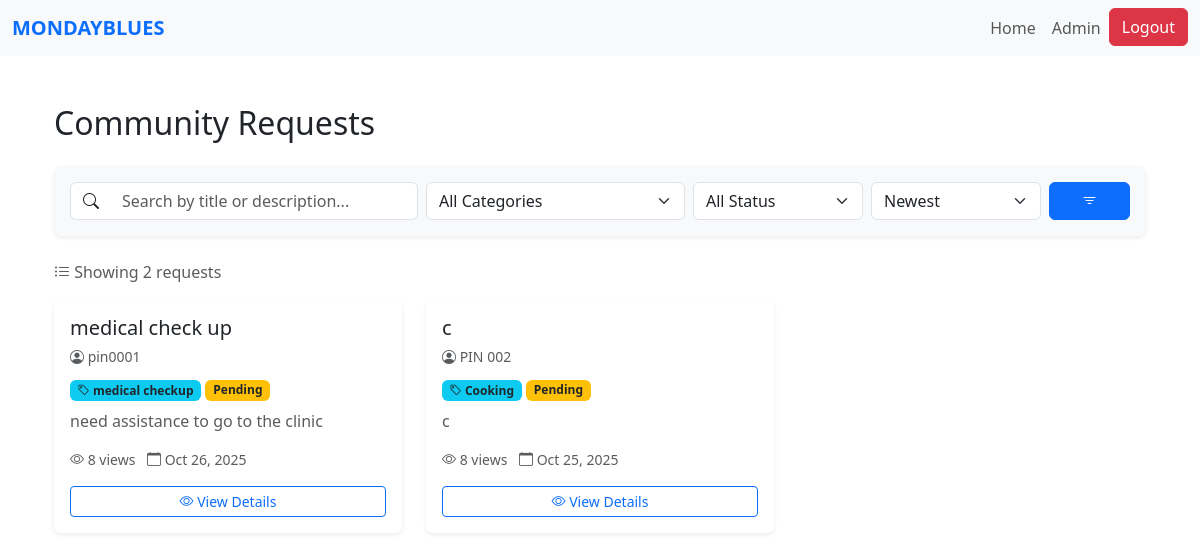
Page / (signed in) on the earlier database version.
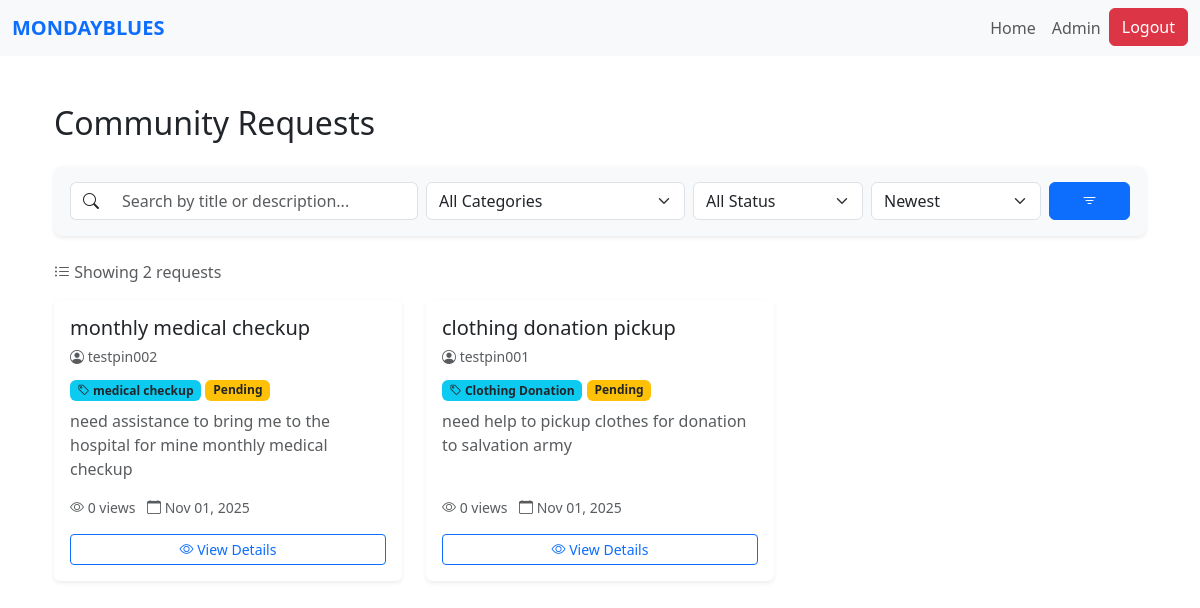
Same page on the later database version.
### website/models.py (models this page shows)
class Request(db.Model):
    id = db.Column(db.Integer, primary_key=True)
    title = db.Column(db.String(150), nullable=False)
    description = db.Column(db.Text, nullable=False)
    category_id = db.Column(db.Integer, db.ForeignKey('category.id'), nullable=False)
    category = db.relationship('Category', backref='requests')
    status = db.Column(db.String(20), default='Pending')  # Pending, Accepted, Completed
    scheduled_datetime = db.Column(db.DateTime, nullable=False)
    view_count = db.Column(db.Integer, default=0)
    date_created = db.Column(db.DateTime, default=datetime.utcnow)
    user_id = db.Column(db.Integer, db.ForeignKey('user.id'), nullable=False)
    volunteer_id = db.Column(db.Integer, db.ForeignKey('volunteer.id'), nullable=True)
    user = db.relationship('User', backref=db.backref('requests', lazy=True, cascade='all, delete-orphan'), lazy=True)
    volunteer = db.relationship('Volunteer', backref=db.backref('assigned_requests', lazy=True), lazy=True)

class User(db.Model, UserMixin):
    id = db.Column(db.Integer, primary_key=True)
    name = db.Column(db.String(150))
    email = db.Column(db.String(150), unique=True)
    password = db.Column(db.String(150))
    date_created = db.Column(db.DateTime(timezone=True), default=func.now())
    role = db.Column(db.String(50), default='PIN')
    status = db.Column(db.String(20), default='Pending')  # Pending, Approved, Suspended
    """    total_rating = db.Column(db.Float, default=0)
    num_ratings = db.Column(db.Integer, default=0)

    def update_rating(self, new_rating: float):
        #Update overall CSR rating with a new rating value.
        if self.num_ratings == 0:
            self.total_rating = new_rating
        else:
            self.total_rating = ((self.total_rating * self.num_ratings) + new_rating) / (self.num_ratings + 1)
        self.num_ratings += 1"""

class Category(db.Model):
    id = db.Column(db.Integer, primary_key=True)
    name = db.Column(db.String(100), unique=True, nullable=False)
    description = db.Column(db.String(250))
    date_created = db.Column(db.DateTime, default=datetime.utcnow)

### website/views.py (the view, shortened to what this page needs)
@views.route('/')
def home():
    if not current_user.is_authenticated:
        return redirect(url_for('auth.login'))
    categories = Category.query.order_by(Category.name).all()
    search_query = request.args.get('q', '').strip()
    category_filter = request.args.get('category', '')
    status_filter = request.args.get('status', '')
    sort_by = request.args.get('sort', 'newest')
    query = Request.query
    if category_filter:
        query = query.join(Category).filter(Category.name == category_filter)
    if status_filter:
        query = query.filter(Request.status == status_filter)
    if sort_by == 'oldest':
        query = query.order_by(Request.date_created.asc())
    elif sort_by == 'views':
        query = query.order_by(Request.view_count.desc())
    elif sort_by == 'title':
        query = query.order_by(Request.title.asc())
    else:  # newest (default)
        query = query.order_by(Request.date_created.desc())
    requests = query.all()
    return render_template(
        'home.html',
        user=current_user,
        requests=requests,
        categories=categories
    )

### website/templates/home.html (shortened to what this page needs)
{% extends "base.html" %}
{% block content %}
<div class="container my-5">
  <div class="d-flex justify-content-between align-items-center mb-4">
    <h2 class="mb-0">Community Requests</h2>
  </div>
  <form method="GET" action="{{ url_for('views.home') }}" class="bg-light p-3 rounded-3 mb-4 shadow-sm">
    <div class="row g-2 align-items-center">
      <div class="col-md-4">
        <div class="input-group">
          <span class="input-group-text bg-white border-end-0">
            <i class="bi bi-search"></i>
          </span>
          <input
            type="text"
            class="form-control border-start-0"
            name="q"
            placeholder="Search by title or description..."
            value="{{ request.args.get('q', '') }}"
          >
        </div>
      </div>
      <div class="col-md-3">
        <select class="form-select" name="category" onchange="this.form.submit()">
          <option value="">All Categories</option>
        </select>
      </div>
      <div class="col-md-2">
        <select class="form-select" name="status" onchange="this.form.submit()">
          <option value="">All Status</option>
        </select>
      </div>
      <div class="col-md-2">
        <select class="form-select" name="sort" onchange="this.form.submit()">
          <option value="newest" {% if request.args.get('sort')=='newest' %}selected{% endif %}>Newest</option>
        </select>
      </div>
      <div class="col-md-1">
        <button type="submit" class="btn btn-primary w-100">
          <i class="bi bi-filter"></i>
        </button>
      </div>
    </div>
  </form>
  {% if requests %}
    <p class="text-muted mb-3">
      <i class="bi bi-list-ul"></i> Showing {{ requests|length }} request{% if requests|length != 1 %}s{% endif %}
    </p>
  {% endif %}
  <div class="row g-4">
    {% if requests %}
      {% for req in requests %}
        {% if req.user.status != "Suspended" %}
          <div class="col-md-4">
            <div class="card h-100 border-0 shadow-sm hover-shadow transition">
              <div class="card-body d-flex flex-column">
                <div class="mb-2">
                  <h5 class="card-title text-dark mb-1">{{ req.title }}</h5>
                  <small class="text-muted">
                    <i class="bi bi-person-circle"></i> {{ req.user.name }}
                  </small>
                </div>
                <div class="mb-2">
                  <span class="badge bg-info text-dark">
                    <i class="bi bi-tag"></i> {{ req.category.name }}
                  </span>
                  <span class="badge
                    {% if req.status == 'Pending' %}bg-warning text-dark
                    {% elif req.status == 'Assigned' %}bg-primary
                    {% elif req.status == 'Accepted' %}bg-success
                    {% elif req.status == 'Completed' %}bg-secondary
                    {% else %}bg-light text-dark{% endif %}
                  ">
                    {{ req.status }}
                  </span>
                </div>
                <p class="text-muted flex-grow-1">
                  {{ req.description[:100] }}{% if req.description|length > 100 %}...{% endif %}
                </p>
                <div class="text-muted small mb-3">
                  <i class="bi bi-eye"></i> {{ req.view_count }} views
                  <span class="ms-2">
                    <i class="bi bi-calendar"></i> {{ req.date_created.strftime('%b %d, %Y') }}
                  </span>
                </div>
                <div class="mt-auto">
                  {% if current_user.is_authenticated and req.user_id == current_user.id %}
                    <div class="btn-group w-100" role="group">
                      <a href="{{ url_for('views.view_request', id=req.id) }}" class="btn btn-outline-secondary btn-sm">
                        <i class="bi bi-eye"></i> View
                      </a>
                      <a href="{{ url_for('views.edit_request', id=req.id) }}" class="btn btn-primary btn-sm">
                        <i class="bi bi-pencil"></i> Edit
                      </a>
                      <form action="{{ url_for('csr.delete_request', request_id=req.id) }}" method="POST" onsubmit="return confirm('Are you sure you want to delete this request?');">
                        <button class="btn btn-danger btn-sm" type="submit">
                          <i class="bi bi-trash"></i> Delete
                        </button>
                      </form>
                    </div>
                  {% else %}
                    <a href="{{ url_for('views.view_request', id=req.id) }}" class="btn btn-outline-primary w-100 btn-sm">
                      <i class="bi bi-eye"></i> View Details
                    </a>
                  {% endif %}
                </div>
              </div>
            </div>
          </div>
        {% endif %}
      {% endfor %}
    {% endif %}
  </div>
</div>
<link rel="stylesheet" href="https://cdn.jsdelivr.net/npm/bootstrap-icons@1.10.0/font/bootstrap-icons.css">
{% endblock %}

### website/templates/base.html (shortened to what this page needs)
<!DOCTYPE html>
<html lang="en">
<head>
  <link
    href="https://cdn.jsdelivr.net/npm/bootstrap@5.3.3/dist/css/bootstrap.min.css"
    rel="stylesheet"
  />
</head>
<body>
  <nav class="navbar navbar-expand-lg navbar-light bg-light">
    <div class="container-fluid">
      <a class="navbar-brand text-uppercase fw-semibold text-primary" href="/">MondayBlues</a>
      <div class="collapse navbar-collapse" id="navbarNav">
        <ul class="navbar-nav ms-auto">
          {% if current_user.is_authenticated %}
            <li class="nav-item">
              <a class="nav-link" href="/">Home</a>
            </li>
            {% if current_user.role == 'PIN' %}
              <li class="nav-item">
                <a class="nav-link" href="{{ url_for('pin.pin_profile') }}">Profile</a>
              </li>
            {% elif current_user.role == 'Volunteer' %}
              <li class="nav-item">
                <a class="nav-link" href="{{ url_for('volunteer.volunteer_dashboard') }}">Dashboard</a>
              </li>
            {% elif current_user.role == 'Admin' %}
              <li class="nav-item">
                <a class="nav-link" href="/admin">Admin</a>
              </li>
            {% else %}
              <li class="nav-item">
                <a class="nav-link" href="#">Profile</a>
              </li>
            {% endif %}
            <li class="nav-item">
              <a class="btn btn-danger" type="button" href="/logout">Logout</a>
            </li>
          {% endif %}
        </ul>
      </div>
    </div>
  </nav>
  <div class="container mt-4">
    {% block content %}
    {% endblock %}
  </div>
</body>
</html>

### website/templates/home.html (style rules this page uses)
.hover-shadow { transition: all 0.3s ease; }
.transition { transition: all 0.3s ease; }

Differences in the rows shown:
removed Request: title "c", user.name "PIN 002", category.name "Cooking", status "Pending", description "c", view_count "8", date_created "Oct 25, 2025"
changed Request "medical checkup": title "medical check up" → "monthly medical checkup"; user.name "pin0001" → "testpin002"; description "need assistance to go to the clinic" → "need assistance to bring me to the hospital for mine monthly medical checkup"; view_count "8" → "0"; date_created "Oct 26, 2025" → "Nov 01, 2025"
added Request: title "clothing donation pickup", user.name "testpin001", category.name "Clothing Donation", status "Pending", description "need help to pickup clothes for donation to salvation army", view_count "0", date_created "Nov 01, 2025"
